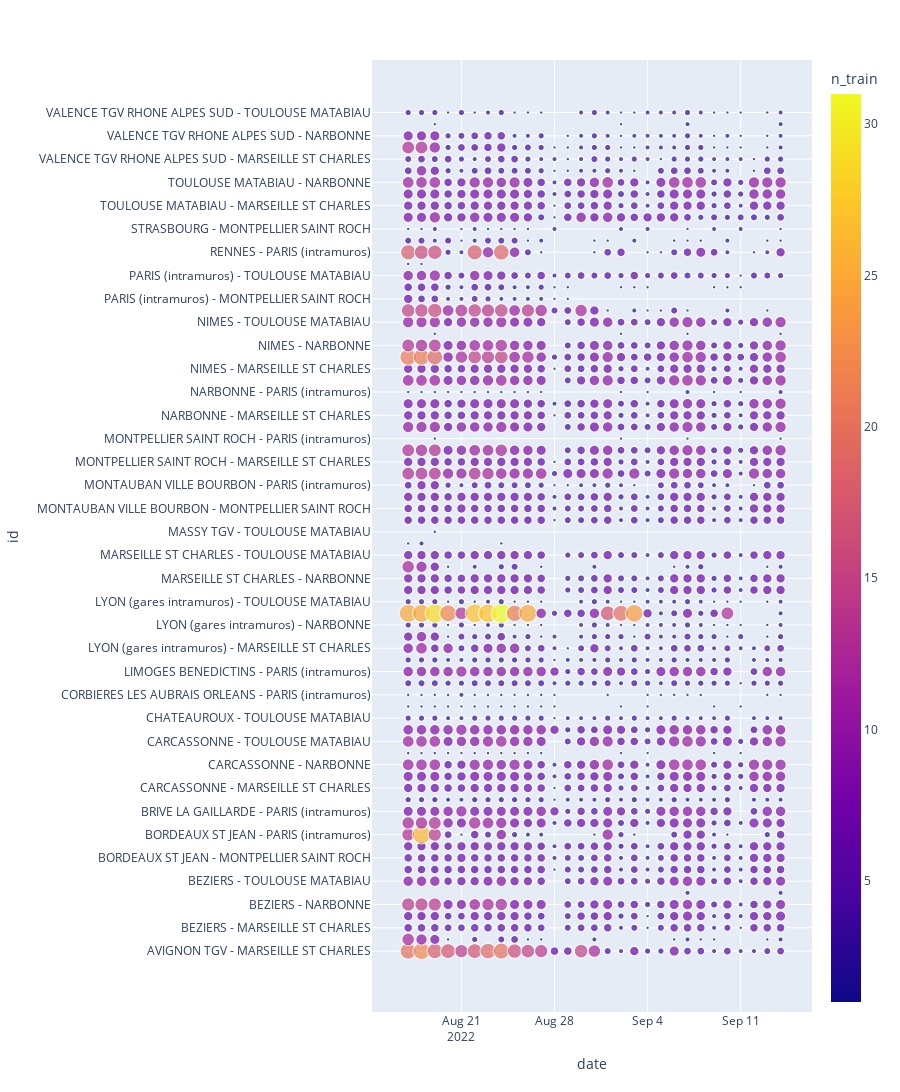

Notebook cell for this chart:
### Code cell
top_arrival = (df
               .groupby('arrival').n_train.sum()
               .sort_values(ascending=False).index[0:5]
               )

id_time_coverage(data=df.query('arrival in @top_arrival'),
                 y=['departure', 'arrival'], time_var='date',
                 args={'color': 'n_train', 'size': 'n_train'})

### Figure 1 — Plotly figure (JSON) as saved in the notebook; plotly's stock layout.template omitted (floating-point values rounded to 4 significant figures; data arrays with more than 128 entries replaced by an {"elided": "..."} marker saying what was removed)
{"data": [{"hovertemplate": "date=%{x}<br>id=%{y}<br>n_train=%{marker.color}<extra></extra>", "legendgroup": "", "marker": {"color": {"elided": "1752 int values"}, "coloraxis": "coloraxis", "size": {"elided": "1752 int values"}, "sizemode": "area", "sizeref": 0.0775, "symbol": "circle"}, "mode": "markers", "name": "", "showlegend": false, "type": "scattergl", "x": {"elided": "1752 str values"}, "xaxis": "x", "y": {"elided": "1752 str values"}, "yaxis": "y"}], "layout": {"coloraxis": {"colorbar": {"title": {"text": "n_train"}}, "colorscale": [[0, "#0d0887"], [0.1111, "#46039f"], [0.2222, "#7201a8"], [0.3333, "#9c179e"], [0.4444, "#bd3786"], [0.5556, "#d8576b"], [0.6667, "#ed7953"], [0.7778, "#fb9f3a"], [0.8889, "#fdca26"], [1, "#f0f921"]]}, "height": 1925, "legend": {"itemsizing": "constant", "tracegroupgap": 0}, "margin": {"t": 60}, "xaxis": {"anchor": "y", "domain": [0, 1], "title": {"text": "date"}}, "yaxis": {"anchor": "x", "categoryarray": ["AVIGNON TGV - MARSEILLE ST CHARLES", "AVIGNON TGV - PARIS (intramuros)", "BEZIERS - MARSEILLE ST CHARLES", "BEZIERS - MONTPELLIER SAINT ROCH", "BEZIERS - NARBONNE", "BEZIERS - PARIS (intramuros)", "BEZIERS - TOULOUSE MATABIAU", "BORDEAUX ST JEAN - MARSEILLE ST CHARLES", "BORDEAUX ST JEAN - MONTPELLIER SAINT ROCH", "BORDEAUX ST JEAN - NARBONNE", "BORDEAUX ST JEAN - PARIS (intramuros)", "BORDEAUX ST JEAN - TOULOUSE MATABIAU", "BRIVE LA GAILLARDE - PARIS (intramuros)", "BRIVE LA GAILLARDE - TOULOUSE MATABIAU", "CARCASSONNE - MARSEILLE ST CHARLES", "CARCASSONNE - MONTPELLIER SAINT ROCH", "CARCASSONNE - NARBONNE", "CARCASSONNE - PARIS (intramuros)", "CARCASSONNE - TOULOUSE MATABIAU", "CHATEAUROUX - PARIS (intramuros)", "CHATEAUROUX - TOULOUSE MATABIAU", "CORBIERES LES AUBRAIS ORLEANS - NARBONNE", "CORBIERES LES AUBRAIS ORLEANS - PARIS (intramuros)", "CORBIERES LES AUBRAIS ORLEANS - TOULOUSE MATABIAU", "LIMOGES BENEDICTINS - PARIS (intramuros)", "LIMOGES BENEDICTINS - TOULOUSE MATABIAU", "LYON (gares intramuros) - MARSEILLE ST CHARLES", "LYON (gares intramuros) - MONTPELLIER SAINT ROCH", "LYON (gares intramuros) - NARBONNE", "LYON (gares intramuros) - PARIS (intramuros)", "LYON (gares intramuros) - TOULOUSE MATABIAU", "MARSEILLE ST CHARLES - MONTPELLIER SAINT ROCH", "MARSEILLE ST CHARLES - NARBONNE", "MARSEILLE ST CHARLES - PARIS (intramuros)", "MARSEILLE ST CHARLES - TOULOUSE MATABIAU", "MASSY TGV - MONTPELLIER SAINT ROCH", "MASSY TGV - TOULOUSE MATABIAU", "MONTAUBAN VILLE BOURBON - MARSEILLE ST CHARLES", "MONTAUBAN VILLE BOURBON - MONTPELLIER SAINT ROCH", "MONTAUBAN VILLE BOURBON - NARBONNE", "MONTAUBAN VILLE BOURBON - PARIS (intramuros)", "MONTAUBAN VILLE BOURBON - TOULOUSE MATABIAU", "MONTPELLIER SAINT ROCH - MARSEILLE ST CHARLES", "MONTPELLIER SAINT ROCH - NARBONNE", "MONTPELLIER SAINT ROCH - PARIS (intramuros)", "MONTPELLIER SAINT ROCH - TOULOUSE MATABIAU", "NARBONNE - MARSEILLE ST CHARLES", "NARBONNE - MONTPELLIER SAINT ROCH", "NARBONNE - PARIS (intramuros)", "NARBONNE - TOULOUSE MATABIAU", "NIMES - MARSEILLE ST CHARLES", "NIMES - MONTPELLIER SAINT ROCH", "NIMES - NARBONNE", "NIMES - PARIS (intramuros)", "NIMES - TOULOUSE MATABIAU", "PARIS (intramuros) - MARSEILLE ST CHARLES", "PARIS (intramuros) - MONTPELLIER SAINT ROCH", "PARIS (intramuros) - NARBONNE", "PARIS (intramuros) - TOULOUSE MATABIAU", "RENNES - MONTPELLIER SAINT ROCH", "RENNES - PARIS (intramuros)", "STRASBOURG - MARSEILLE ST CHARLES", "STRASBOURG - MONTPELLIER SAINT ROCH", "STRASBOURG - PARIS (intramuros)", "TOULOUSE MATABIAU - MARSEILLE ST CHARLES", "TOULOUSE MATABIAU - MONTPELLIER SAINT ROCH", "TOULOUSE MATABIAU - NARBONNE", "TOULOUSE MATABIAU - PARIS (intramuros)", "VALENCE TGV RHONE ALPES SUD - MARSEILLE ST CHARLES", "VALENCE TGV RHONE ALPES SUD - MONTPELLIER SAINT ROCH", "VALENCE TGV RHONE ALPES SUD - NARBONNE", "VALENCE TGV RHONE ALPES SUD - PARIS (intramuros)", "VALENCE TGV RHONE ALPES SUD - TOULOUSE MATABIAU"], "categoryorder": "array", "domain": [0, 1], "title": {"text": "id"}}}}
